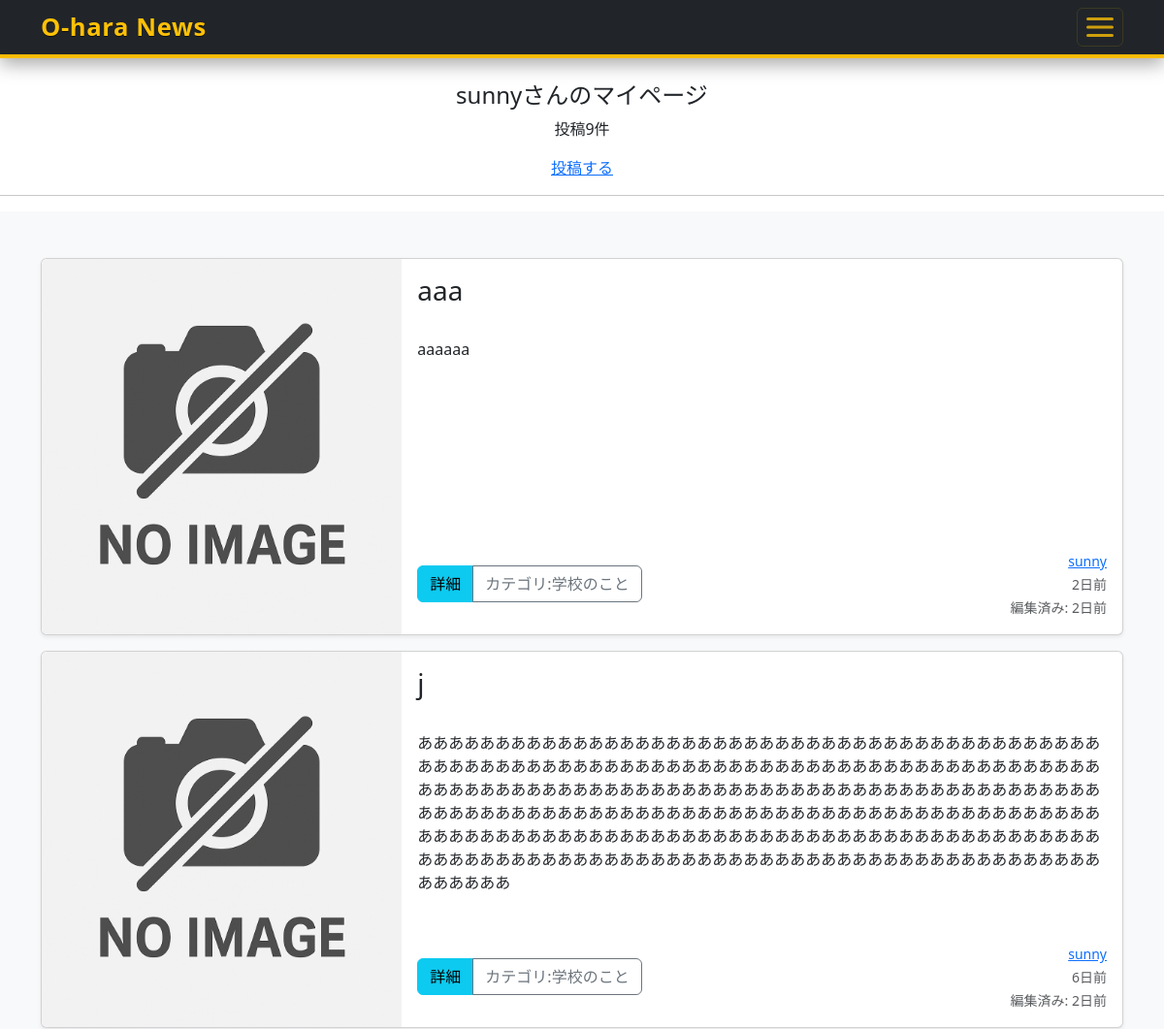
The app's page /mypage/ (signed in, upper part), older data.
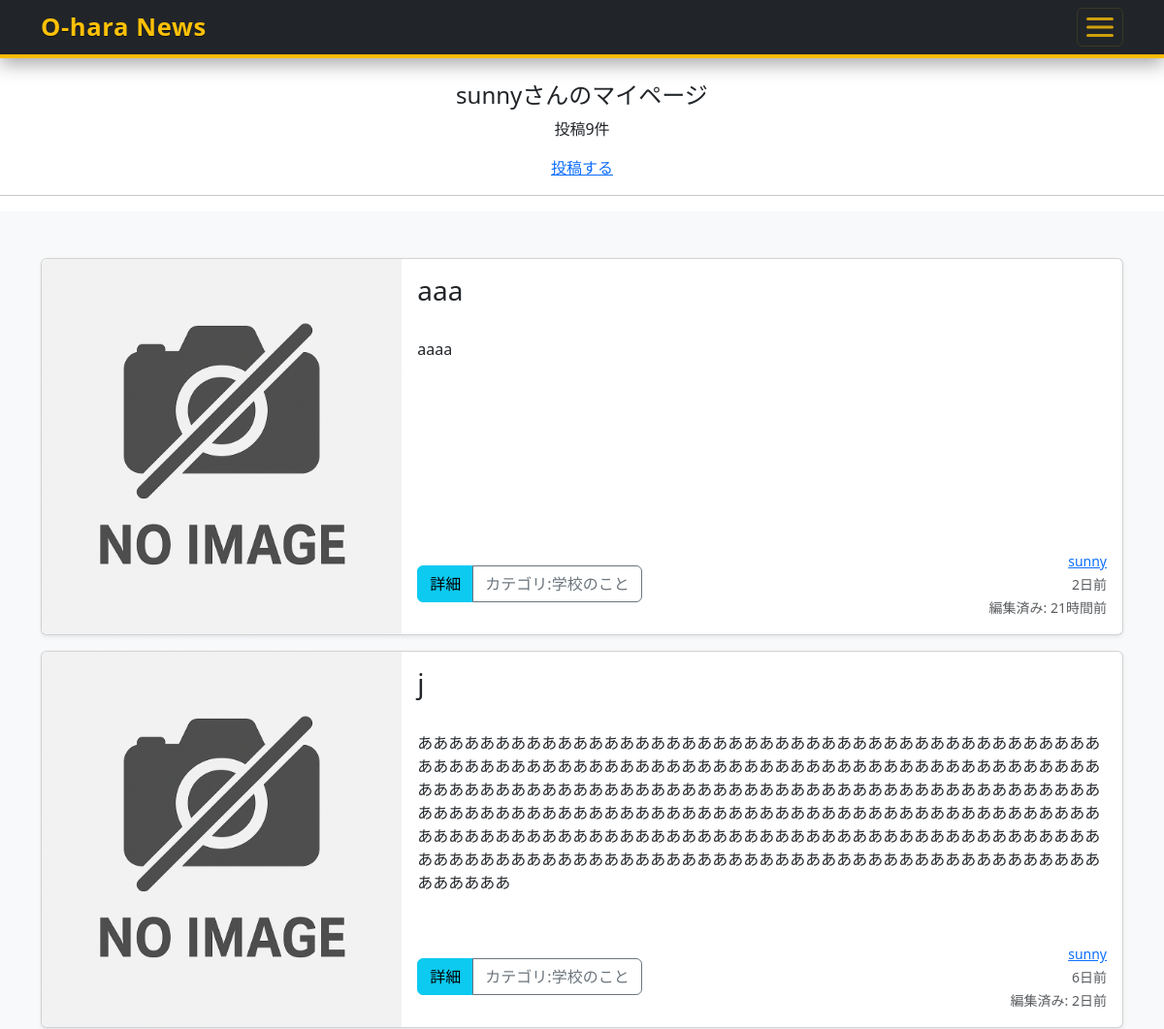
The same page, newer data.
### test2_app/models.py (models this page shows, shortened)
class Test2News(models.Model):
    user = models.ForeignKey(
        CustomUser,
        verbose_name='ユーザー',
        on_delete=models.CASCADE
        )
    category = models.ForeignKey(
        Category,
        verbose_name='カテゴリー',
        on_delete=models.PROTECT
        )
    title = models.CharField(
        verbose_name='タイトル',
        max_length=200
        )
    post = models.TextField(
        verbose_name='記事本文',
        default=""
    )
    image1 = models.ImageField(
        verbose_name='タイトル画像',
        upload_to = 'photos',
        blank = True,
        null = True,
        )
    posted_at = models.DateTimeField(
        verbose_name='投稿日時',
        auto_now_add = True
        )
    updated_at = models.DateTimeField(
        verbose_name='更新日時',
        null=True,
        blank=True,
        help_text='編集が行われた場合にセットされます。'
    )

class Category(models.Model):
    title = models.CharField(
        verbose_name='カテゴリ',
        max_length=20)

### accounts/models.py (models this page shows)
class CustomUser(AbstractUser):
    pass

### test2_app/views.py (the view)
# urls.py: path('mypage/', views.MypageView.as_view(), name = 'mypage'),
class MypageView(ListView):
    template_name = 'mypage.html'
    paginate_by = 9
    def get_queryset(self):
        queryset = Test2News.objects.filter(
            user=self.request.user).order_by('-posted_at')
        return queryset

### test2_app/templatetags/posted_time.py (called while the page is built)
@register.filter
def posted_time(value):
    if not value or not isinstance(value, datetime):
        return value or ""
    current_tz = timezone.get_current_timezone()
    dt = timezone.localtime(value, current_tz) if timezone.is_aware(value) else timezone.make_aware(value, current_tz)
    now = timezone.localtime(timezone.now(), current_tz)
    delta = now - dt
    seconds = int(delta.total_seconds())
    if seconds < 0:
        if now.year == dt.year:
            return dt.strftime("%m月%d日")
        return dt.strftime("%Y年%m月%d日")
    if seconds < 60:
        return "たった今"
    if seconds < 3600:
        return f"{seconds // 60}分前"
    if seconds < 86400:
        return f"{seconds // 3600}時間前"
    days = delta.days
    if days < 7:
        return f"{days}日前"
    if now.year == dt.year:
        return dt.strftime("%m月%d日")
    return dt.strftime("%Y年%m月%d日")

### test2_app/templates/mypage.html (shortened to what this page needs)
{% extends "base.html" %}
    {% block contents %}
    {% if user.is_authenticated %}
    <br>
    <div style="text-align:center">
        <h4>{{user.username}}さんのマイページ</h4>
        {% if object_list.count == 0 %}
            <p>{{user.username}}さんの投稿はありません</p>
        {% else %}
            <p>投稿<storng>{{object_list.count}}</strong>件</p>
        {% endif %}
        <a href="{% url 'test2_app:post' %}">投稿する</a>
    </div>
    <hr>
    {% endif %}
    {% include "news_list.html" %}
    {% endblock contents %}

### test2_app/templates/news_list.html
{% load static posted_time %}
  <div class="album py-5 bg-body-tertiary">
    <div class="container">
      <div class="row row-cols-1 g-3">
        {% for record in object_list %}
        <div class="col">
          <div class="card mb-3 shadow-sm h-100">
            <div class="row g-0 align-items-stretch">
              <div class="col-md-4">
                {% if record.image1 %}
                  <img src="{{ record.image1.url }}"
                      class="img-fluid rounded-start card-img-left"
                      alt="{{ record.title }}">
                {% else %}
                  <img src="{% static 'img/noimage.png' %}" alt="no image"
                      class="img-fluid rounded-start card-img-left">
                {% endif %}
              </div>
              <div class="col-md-8">
                <div class="card-body d-flex flex-column h-100">
                  <h3 class="card-text">
                    {{record.title}}
                  </h3>
                  <br>
                  <p>
                    {{ record.post|truncatechars:400 }}
                  </p>
                  <div class="d-flex justify-content-between align-items-center mt-auto">
                    <div class="btn-group">
                      <button type="button" class="btn btn-info"
                      onclick="location.href='{% url 'test2_app:news_detail' record.pk %}'">詳細</button>
                      <button type="button" class="btn btn-outline-secondary"
                      onclick="location.href='{% url 'test2_app:news_cat' category=record.category.id %}'">カテゴリ:{{record.category.title}}</button>
                    </div>
                    <div class="text-end">
                      <a href="{% url 'test2_app:user_list' user=record.user.id %}">
                        <small class="text-muted">{{record.user.username}}</small>
                      </a>
                      <br>
                      <small class="text-muted">
                        {{ record.posted_at|posted_time }}
                        {% if record.updated_at and record.updated_at > record.posted_at %}
                          <br>編集済み: {{ record.updated_at|posted_time }}
                        {% endif %}
                      </small>
                    </div>
                  </div>
                </div>
              </div>
            </div>
          </div>
        </div>
        {% endfor %}
      </div>
    </div>
  </div>

Row changes from the older to the newer data that the page shows:
changed Test2News "aaa": post "aaaaaa" → "aaaa"; updated_at|posted_time "2日前" → "21時間前"
